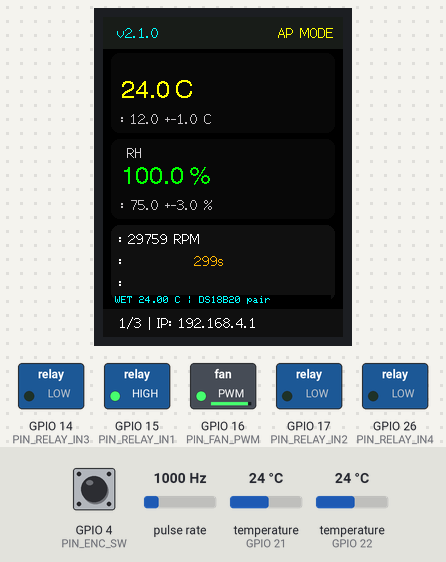
Bench run of a sketch on a simulated ESP32. Parts: 240×320 colour display, switched loads named in the sketch (green lamp = pin HIGH). Wiring (inferred from the names in the program): pulse sensor: data GPIO 27. The test bench sets the inputs (shaded band); at power-on: temperature (sensors on GPIO 21, GPIO 22) 24 °C, GPIO 4 (PIN_ENC_SW) HIGH, pulse rate 1000 Hz. WiFi joins after 1.5 s; servers stay silent unless stated; EEPROM starts erased; what the sketch prints to the serial monitor is not drawn.

Above: at 1.5 s.
1.6 s: temperature (sensor on GPIO 21) set to 23.1 °C
At 5.0 s:
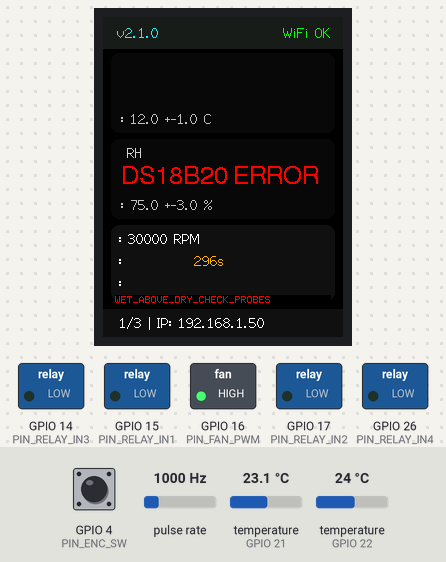
7.4 s: GPIO 4 (PIN_ENC_SW) pulled LOW for 0.15 s
At 9.0 s:
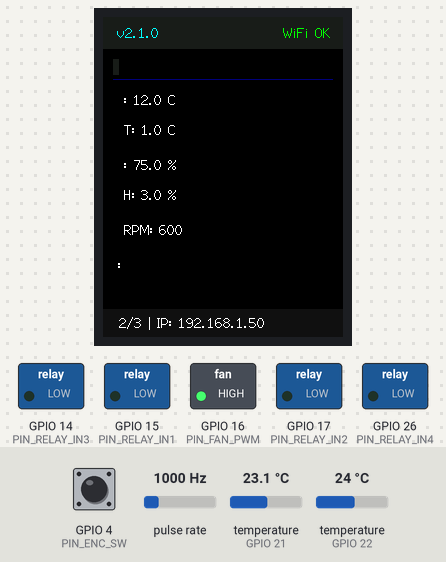
13.3 s: GPIO 4 (PIN_ENC_SW) pulled LOW for 1 s
At 15.1 s:
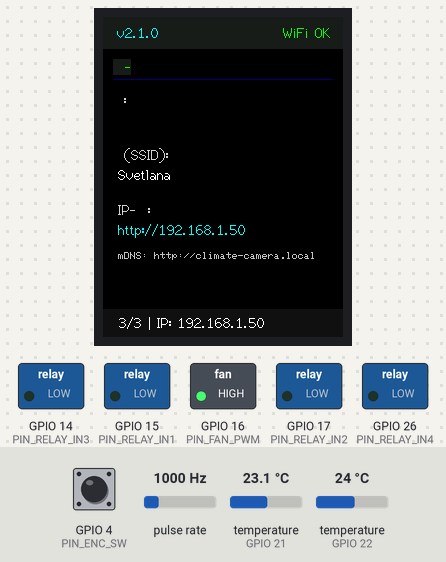
15.8 s: GPIO 4 (PIN_ENC_SW) pulled LOW for 0.15 s
20.8 s: temperature (sensor on GPIO 22) set to 23.3 °C
At 24.6 s:
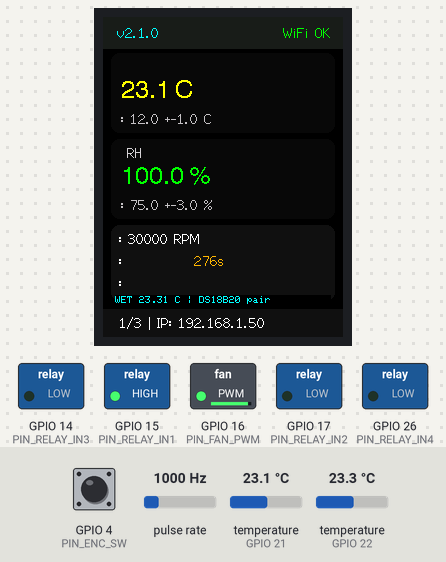
24.8 s: temperature (sensor on GPIO 21) set to 26.8 °C
At 27.0 s:
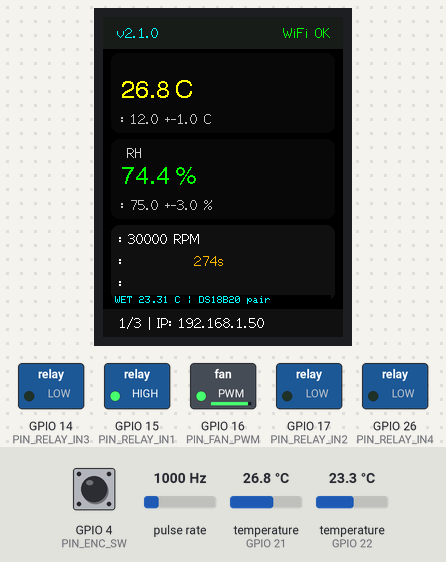
27.6 s: temperature (sensor on GPIO 21) set to 28 °C
At 30.5 s:
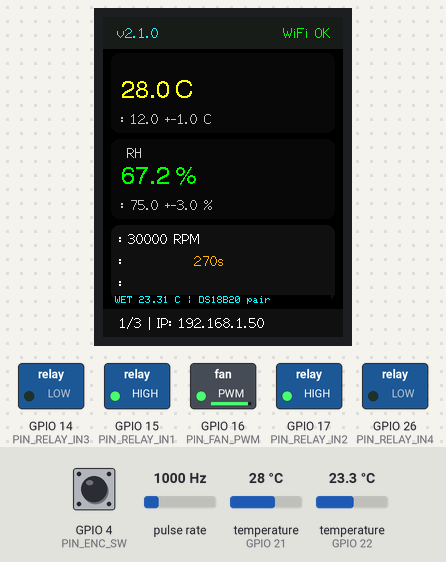
Timing chart, 0 to 32.0 s (numbered marks = the images above; inputs shaded):
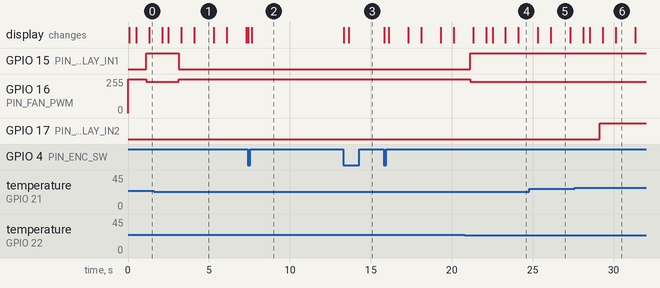

The sketch:

ClimateCamera_2_1_0_Psychrometer.ino
```cpp
/*
 * =========================================================================
 * Проект: ESP32-2,4TFT-WiFI-Climate-Camera
 * Версия: 2.1.0
 * Контроллер: ESP32 Dev Module (WROOM-32)
 * Дисплей: 2.4" TFT ILI9341 SPI (240x320), пин CS = GPIO 19
 * Датчики: психрометрическая пара DS18B20 (сухой GPIO21, влажный GPIO22)
 * Wi-Fi: Домашняя сеть Svetlana (Пароль: 89776381197) + AP ClimateCamera-AP
 * Среда: Arduino IDE 1.8.19 / 2.x
 * =========================================================================
 */

#include <esp_task_wdt.h>
#include "Config.h"
#include "ClimateEngine.h"
#include "DisplayUI.h"
#include "NetworkServer.h"

static ConfigManager cfgManager;
static ClimateEngine engine;
static DisplayUI     ui;
static NetworkServer netServer;

void setup() {
  Serial.begin(115200);
  Serial.println(F("\n[INIT] Запуск ESP32-2,4TFT-WiFI-Climate-Camera v" FW_VERSION));

  // 1. Аппаратный сторожевой таймер Task WDT на 8 секунд
  esp_task_wdt_init(WDT_TIMEOUT_SEC, true);
  esp_task_wdt_add(NULL);

  // 2. Инициализация энергонезависимой памяти настроек NVS
  cfgManager.begin();

  // 3. Запуск климатического ядра и дисплея 2.4" ILI9341
  engine.init(cfgManager.data);
  ui.init();

  // 4. Запуск сетевой службы на Core 0 (Wi-Fi, Web, OTA)
  netServer.begin(&cfgManager);

  Serial.println(F("[INIT] Система инициализирована и работает."));
}

void loop() {
  // Сброс сторожевого таймера WDT в основном цикле
  esp_task_wdt_reset();

  // Отложенная запись уставок в NVS Flash
  netServer.applyPendingSettings();
  cfgManager.update();

  // Работа климатического цикла на Core 1
  ClimateConfig controlCfg = cfgManager.data;
  if (netServer.isOtaActive()) controlCfg.enabled = false;
  engine.update(controlCfg);

  // Получение актуального IP адреса
  char ipStr[16];
  netServer.getIPString(ipStr, sizeof(ipStr));
  bool wifiOk = netServer.isConnected();

  // Передача снимка телеметрии сетевому веб-серверу
  WebTelemetry t{};
  t.currentTemp = engine.getTemp();
  t.currentHum  = engine.getHum();
  t.wetTemp     = engine.getWetTemp();
  t.relayFan    = engine.isFanOn();
  snprintf(t.sensorError, sizeof(t.sensorError), "%s", engine.getSensorError());
  t.dewPoint    = engine.getDewPoint();
  t.fanRPM      = engine.getFanRPM();
  t.relayCool   = engine.isCoolOn();
  t.relayHeat   = engine.isHeatOn();
  t.relayHumid  = engine.isHumidOn();
  t.relayDehumid= engine.isDehumidOn();
  t.compressorWaitSec = engine.getCompressorProtectionRemaining();
  t.sensorOk    = engine.isSensorValid();
  t.uptimeSec   = millis() / 1000;
  t.wifiConnected = wifiOk;
  strncpy(t.ipStr, ipStr, sizeof(t.ipStr));
  netServer.updateTelemetry(t, cfgManager.data);

  // Отрисовка дисплея ILI9341 240x320
  ui.update(engine, cfgManager.data, ipStr, wifiOk);

  yield();
}
```

ClimateEngine.cpp
```cpp
#include "ClimateEngine.h"
#include <cmath>

static Ds18b20Psychrometer sensor(PIN_DS_DRY, PIN_DS_WET);
static volatile uint32_t tachPulses = 0;

static void IRAM_ATTR onTachPulseISR() {
  tachPulses++;
}

void ClimateEngine::init(const ClimateConfig &cfg) {
  pinMode(PIN_RELAY_IN1, OUTPUT);
  pinMode(PIN_RELAY_IN2, OUTPUT);
  pinMode(PIN_RELAY_IN3, OUTPUT);
  pinMode(PIN_RELAY_IN4, OUTPUT);
  allRelaysOff();

  // PWM вентилятора 25 кГц
  ledcSetup(FAN_PWM_CH, FAN_PWM_FREQ, FAN_PWM_RES);
  ledcAttachPin(PIN_FAN_PWM, FAN_PWM_CH);
  ledcWrite(FAN_PWM_CH, 255); // Инверсный: 255 = 0% вращения

  // Тахометр
  pinMode(PIN_FAN_TACH, INPUT_PULLUP);
  attachInterrupt(digitalPinToInterrupt(PIN_FAN_TACH), onTachPulseISR, FALLING);

  // Два DS18B20: неблокирующая 12-bit конверсия на независимых шинах.
  sensor.begin();
  _sensorError = sensor.errorText();

  _fridgeChangedAt = millis();
  _humidCycleChangedAt = millis();
  _lastSensorPoll = millis() - SENSOR_PERIOD_MS;
}

void ClimateEngine::allRelaysOff() {
  setRelayFridge(false);
  setRelayHumid(false);
  setRelayFan(false);
  // Явно устанавливаем безопасные уровни даже до первого изменения флагов.
  digitalWrite(PIN_RELAY_IN1, RELAY_OFF);
  digitalWrite(PIN_RELAY_IN2, RELAY_OFF);
  digitalWrite(PIN_RELAY_IN3, RELAY_OFF);
  digitalWrite(PIN_RELAY_IN4, RELAY_OFF);
  _humidDemand = false;
  if (_humidCycleOn) {
    _humidCycleOn = false;
    _humidCycleChangedAt = millis();
  }
}

void ClimateEngine::setRelayFridge(bool state) {
  if (_relayFridge == state) return;
  digitalWrite(PIN_RELAY_IN4, state ? RELAY_ON : RELAY_OFF);
  _relayFridge = state;
  _fridgeChangedAt = millis();
}

void ClimateEngine::setRelayHumid(bool state) {
  if (_relayHumid == state) return;
  digitalWrite(PIN_RELAY_IN2, state ? RELAY_ON : RELAY_OFF);
  _relayHumid = state;
}

void ClimateEngine::setRelayFan(bool state) {
  if (_relayFan == state) return;
  digitalWrite(PIN_RELAY_IN1, state ? RELAY_ON : RELAY_OFF);
  _relayFan = state;
}

uint32_t ClimateEngine::getCompressorProtectionRemaining() const {
  if (_relayFridge) return 0;
  uint32_t elapsed = millis() - _fridgeChangedAt;
  if (elapsed < FRIDGE_MIN_OFF_MS) {
    return (FRIDGE_MIN_OFF_MS - elapsed + 999) / 1000;
  }
  return 0;
}

float ClimateEngine::getDewPoint() const {
  if (!_sensorValid) return 0.0f;
  float a = 17.27f;
  float b = 237.7f;
  float alpha = ((a * _curTemp) / (b + _curTemp)) + logf(_curHum / 100.0f);
  return (b * alpha) / (a - alpha);
}

void ClimateEngine::update(const ClimateConfig &cfg) {
  updateSensor(cfg);
  if (!cfg.enabled || !_sensorValid) {
    allRelaysOff();
    ledcWrite(FAN_PWM_CH, 255);
    return;
  }
  updateLogic(cfg);
  updateFan(cfg);
}

void ClimateEngine::updateSensor(const ClimateConfig &cfg) {
  const uint32_t now = millis();
  if (_sensorValid && uint32_t(now - _lastSensorGood) >= SENSOR_STALE_MS) {
    _sensorValid = false;
    _sensorError = "PAIR_DATA_STALE";
    _curTemp = _curHum = _wetTemp = NAN;
    allRelaysOff();
  }
  if (!sensor.isMeasuring() && uint32_t(now - _lastSensorPoll) >= SENSOR_PERIOD_MS) {
    _lastSensorPoll = now;
    if (!sensor.startMeasurement()) {
      _sensorValid = false;
      _sensorError = sensor.errorText();
      _curTemp = _curHum = _wetTemp = NAN;
      allRelaysOff();
    }
  }
  if (!sensor.measurementReady()) return;
  float dry, wet;
  if (!sensor.readMeasurement(dry, wet)) {
    _sensorValid = false;
    _sensorError = sensor.errorText();
    _curTemp = _curHum = _wetTemp = NAN;
    allRelaysOff();
    return;
  }
  // Поправки температур применяются ДО вычисления RH.
  dry += PSYCH_DRY_OFFSET_C + cfg.tempOffset;
  wet += PSYCH_WET_OFFSET_C;
  auto result = PsychrometricMath::calculate(dry, wet, PSYCH_PRESSURE_HPA,
                                            PSYCH_COEFFICIENT, PSYCH_PAIR_TOLERANCE_C);
  if (!result.ok || !std::isfinite(cfg.humOffset)) {
    _sensorValid = false;
    _sensorError = result.ok ? "INVALID_HUMIDITY_OFFSET" : PsychrometricMath::errorText(result.error);
    _curTemp = _curHum = _wetTemp = NAN;
    allRelaysOff();
    return;
  }
  _curTemp = dry;
  _wetTemp = wet;
  _curHum = constrain(result.humidity + cfg.humOffset, 0.0f, 100.0f);
  _sensorValid = true;
  _sensorError = "OK";
  _lastSensorGood = now;
}

void ClimateEngine::updateLogic(const ClimateConfig &cfg) {
  uint32_t now = millis();

  // 1. Управление компрессором (Холодильник IN4)
  if (_relayFridge) {
    if (now - _fridgeChangedAt >= COMPRESSOR_MAX_ON_MS) {
      setRelayFridge(false); // Защита: отсечка 40 минут
    } else if (_curTemp <= cfg.tempTarget && (now - _fridgeChangedAt >= COMPRESSOR_MIN_ON_MS)) {
      setRelayFridge(false);
    }
  } else {
    if (getCompressorProtectionRemaining() == 0 && (_curTemp > cfg.tempTarget + cfg.tempHyst)) {
      setRelayFridge(true);
    }
  }

  // 2. Управление увлажнителем (IN2): 20с работа / 120с пауза
  if (_curHum >= cfg.humTarget) {
    _humidDemand = false;
  } else if (_curHum < cfg.humTarget - cfg.humHyst) {
    _humidDemand = true;
  }

  if (!_humidDemand) {
    if (_relayHumid) setRelayHumid(false);
    _humidCycleOn = true;
    _humidCycleChangedAt = now;
  } else {
    if (_humidCycleOn) {
      if (now - _humidCycleChangedAt >= HUMID_WORK_MS) {
        setRelayHumid(false);
        _humidCycleOn = false;
        _humidCycleChangedAt = now;
      } else if (!_relayHumid) {
        setRelayHumid(true);
      }
    } else {
      if (now - _humidCycleChangedAt >= HUMID_PAUSE_MS) {
        _humidCycleOn = true;
        _humidCycleChangedAt = now;
        setRelayHumid(true);
      }
    }
  }
}

void ClimateEngine::updateFan(const ClimateConfig &cfg) {
  uint32_t now = millis();
  if (now - _lastFanCalc < 1000) return;

  uint32_t dt = now - _lastFanCalc;
  _lastFanCalc = now;

  noInterrupts();
  uint32_t p = tachPulses;
  tachPulses = 0;
  interrupts();

  _fanRPM = (uint16_t)((p / TACH_PULSES_PER_REV) * (60000UL / dt));

  // ПИ-регулятор оборотов вентилятора
  float err = (float)cfg.fanTargetRPM - (float)_fanRPM;
  _fanIntegral = constrain(_fanIntegral + err * (dt / 1000.0f) * cfg.pidKi, 0.0f, 255.0f);
  float out = (cfg.fanTargetRPM / 15.0f) + (err * cfg.pidKp) + _fanIntegral;
  _fanDuty = (uint8_t)constrain((int)out, 20, 255);

  // Инверсный ШИМ: 0 -> 255, 255 -> 0
  ledcWrite(FAN_PWM_CH, 255 - _fanDuty);
  setRelayFan(_fanDuty > 10);
}
```

ClimateEngine.h
```cpp
#pragma once
#include "Config.h"
#include "Ds18b20Psychrometer.h"
#include "PsychrometricMath.h"
#include <cmath>

class ClimateEngine {
public:
  void init(const ClimateConfig &cfg);
  void update(const ClimateConfig &cfg);

  float getTemp() const { return _curTemp; }
  float getHum() const { return _curHum; }
  float getWetTemp() const { return _wetTemp; }
  const char* getSensorError() const { return _sensorError; }
  float getDewPoint() const;
  uint16_t getFanRPM() const { return _fanRPM; }

  bool isCoolOn() const { return _relayFridge; }
  bool isHeatOn() const { return false; }
  bool isHumidOn() const { return _relayHumid; }
  bool isDehumidOn() const { return false; }
  bool isFanOn() const { return _relayFan; }
  bool isSensorValid() const { return _sensorValid; }
  uint32_t getCompressorProtectionRemaining() const;

  void allRelaysOff();

private:
  float _curTemp = NAN;
  float _curHum = NAN;
  float _wetTemp = NAN;
  const char* _sensorError = "WAITING_FOR_PAIR";
  bool  _sensorValid = false;

  bool _relayFridge = false;
  bool _relayHumid  = false;
  bool _relayFan    = false;

  uint32_t _fridgeChangedAt = 0;
  uint32_t _humidCycleChangedAt = 0;
  bool     _humidCycleOn = false;
  bool     _humidDemand = false;

  uint32_t _lastSensorPoll = 0;
  uint32_t _lastSensorGood = 0;

  uint16_t _fanRPM = 0;
  uint32_t _lastFanCalc = 0;
  float    _fanIntegral = 0.0f;
  uint8_t  _fanDuty = 0;

  void updateSensor(const ClimateConfig &cfg);
  void updateLogic(const ClimateConfig &cfg);
  void updateFan(const ClimateConfig &cfg);
  void setRelayFridge(bool state);
  void setRelayHumid(bool state);
  void setRelayFan(bool state);
};
```

DisplayUI.cpp
```cpp
#include "DisplayUI.h"

void DisplayUI::init() {
  _tft.init();
  _tft.setRotation(0); // 240 x 320
  _tft.fillScreen(TFT_BLACK);

  pinMode(PIN_ENC_A, INPUT_PULLUP);
  pinMode(PIN_ENC_B, INPUT_PULLUP);
  pinMode(PIN_ENC_SW, INPUT_PULLUP);
}

void DisplayUI::handleEncoder() {
  // Антидребезг без ожидания отпускания: кнопка не останавливает климатический цикл.
  static bool lastRaw = HIGH;
  static bool stable = HIGH;
  static uint32_t changedAt = 0;
  const bool raw = digitalRead(PIN_ENC_SW);
  const uint32_t now = millis();
  if (raw != lastRaw) { lastRaw = raw; changedAt = now; }
  if (raw != stable && uint32_t(now - changedAt) >= 40) {
    stable = raw;
    if (stable == LOW) {
      _page = (_page + 1) % 3;
      _tft.fillScreen(TFT_BLACK);
    }
  }
}

void DisplayUI::update(const ClimateEngine &engine, ClimateConfig &cfg, const char* ipStr, bool wifiOk) {
  handleEncoder();
  uint32_t now = millis();
  if (now - _lastRender < 400) return;
  _lastRender = now;

  drawScreen(engine, cfg, ipStr, wifiOk);
}

void DisplayUI::drawScreen(const ClimateEngine &engine, const ClimateConfig &cfg, const char* ipStr, bool wifiOk) {
  _tft.startWrite();

  // 1. Верхний колонтитул (0..32)
  _tft.fillRect(0, 0, 240, 32, 0x18E3);
  _tft.setTextColor(TFT_CYAN, 0x18E3);
  _tft.drawString("КЛИМАТ v" FW_VERSION, 8, 8, 2);

  if (wifiOk) {
    _tft.setTextColor(TFT_GREEN, 0x18E3);
    _tft.drawString("WiFi OK", 180, 8, 2);
  } else {
    _tft.setTextColor(TFT_YELLOW, 0x18E3);
    _tft.drawString("AP MODE", 175, 8, 2);
  }

  char buf[48];

  if (_page == 0) {
    // ================= ЭКРАН 0: ГЛАВНЫЙ МОНИТОР =================
    // Карточка ТЕМПЕРАТУРЫ (36..116)
    _tft.fillRoundRect(8, 36, 224, 80, 8, 0x0841);
    _tft.setTextColor(TFT_LIGHTGREY, 0x0841);
    _tft.drawString("ТЕМПЕРАТУРА", 18, 42, 2);

    if (engine.isSensorValid()) {
      _tft.setTextColor(TFT_YELLOW, 0x0841);
      snprintf(buf, sizeof(buf), "%.1f C", engine.getTemp());
      _tft.drawString(buf, 18, 62, 4);
    } else {
      _tft.setTextColor(TFT_RED, 0x0841);
      _tft.drawString("СБОЙ ДАТЧИКА", 18, 62, 4);
    }

    _tft.setTextColor(TFT_SILVER, 0x0841);
    snprintf(buf, sizeof(buf), "Цель: %.1f +-%.1f C", cfg.tempTarget, cfg.tempHyst);
    _tft.drawString(buf, 18, 94, 2);

    // Карточка ВЛАЖНОСТИ (122..202)
    _tft.fillRoundRect(8, 122, 224, 80, 8, 0x0841);
    _tft.setTextColor(TFT_LIGHTGREY, 0x0841);
    _tft.drawString("ВЛАЖНОСТЬ RH", 18, 128, 2);

    if (engine.isSensorValid()) {
      _tft.setTextColor(TFT_GREEN, 0x0841);
      snprintf(buf, sizeof(buf), "%.1f %%", engine.getHum());
      _tft.drawString(buf, 18, 148, 4);
    } else {
      _tft.setTextColor(TFT_RED, 0x0841);
      _tft.drawString("DS18B20 ERROR", 18, 148, 4);
    }

    _tft.setTextColor(TFT_SILVER, 0x0841);
    snprintf(buf, sizeof(buf), "Цель: %.1f +-%.1f %%", cfg.humTarget, cfg.humHyst);
    _tft.drawString(buf, 18, 180, 2);

    // Карточка ОБДУВА И СТАТУСОВ (208..280)
    _tft.fillRoundRect(8, 208, 224, 76, 8, 0x1082);
    _tft.setTextColor(TFT_WHITE, 0x1082);
    snprintf(buf, sizeof(buf), "ВЕНТИЛЯТОР: %u RPM", engine.getFanRPM());
    _tft.drawString(buf, 16, 214, 2);

    // Статус холодильника
    _tft.drawString("ХОЛОД:", 16, 236, 2);
    if (engine.isCoolOn()) {
      _tft.setTextColor(TFT_CYAN, 0x1082);
      _tft.drawString("РАБОТА ", 85, 236, 2);
    } else {
      uint32_t wait = engine.getCompressorProtectionRemaining();
      if (wait > 0) {
        _tft.setTextColor(TFT_ORANGE, 0x1082);
        snprintf(buf, sizeof(buf), "ПАУЗА %us", wait);
        _tft.drawString(buf, 85, 236, 2);
      } else {
        _tft.setTextColor(TFT_DARKGREY, 0x1082);
        _tft.drawString("ОТКЛ   ", 85, 236, 2);
      }
    }

    // Статус увлажнителя
    _tft.setTextColor(TFT_WHITE, 0x1082);
    _tft.drawString("УВЛАЖН:", 16, 258, 2);
    if (engine.isHumidOn()) {
      _tft.setTextColor(TFT_GREEN, 0x1082);
      _tft.drawString("АКТИВЕН", 90, 258, 2);
    } else {
      _tft.setTextColor(TFT_DARKGREY, 0x1082);
      _tft.drawString("ПАУЗА  ", 90, 258, 2);
    }
    _tft.fillRect(12, 278, 216, 14, TFT_BLACK);
    _tft.setTextColor(engine.isSensorValid() ? TFT_CYAN : TFT_RED, TFT_BLACK);
    if (engine.isSensorValid()) snprintf(buf, sizeof(buf), "WET %.2f C | DS18B20 pair", engine.getWetTemp());
    else snprintf(buf, sizeof(buf), "%.32s", engine.getSensorError());
    _tft.drawString(buf, 12, 279, 1);
  } else if (_page == 1) {
    // ================= ЭКРАН 1: УСТАВКИ =================
    _tft.drawString("НАСТРОЙКИ КЛИМАТА", 10, 42, 2);
    _tft.drawFastHLine(10, 62, 220, TFT_NAVY);

    _tft.setTextColor(TFT_WHITE, TFT_BLACK);
    snprintf(buf, sizeof(buf), "Целевая темп: %.1f C", cfg.tempTarget);
    _tft.drawString(buf, 15, 75, 2);
    snprintf(buf, sizeof(buf), "Гистерезис T: %.1f C", cfg.tempHyst);
    _tft.drawString(buf, 15, 105, 2);

    snprintf(buf, sizeof(buf), "Целевая влажн: %.1f %%", cfg.humTarget);
    _tft.drawString(buf, 15, 140, 2);
    snprintf(buf, sizeof(buf), "Гистерезис H: %.1f %%", cfg.humHyst);
    _tft.drawString(buf, 15, 170, 2);

    snprintf(buf, sizeof(buf), "Целевые RPM: %u", cfg.fanTargetRPM);
    _tft.drawString(buf, 15, 205, 2);

    snprintf(buf, sizeof(buf), "Регулирование: %s", cfg.enabled ? "ВКЛ" : "ОТКЛ");
    _tft.drawString(buf, 15, 240, 2);
  } else {
    // ================= ЭКРАН 2: СЕТЬ И IP =================
    _tft.drawString("СЕТЬ И ВЕБ-ИНТЕРФЕЙС", 10, 42, 2);
    _tft.drawFastHLine(10, 62, 220, TFT_NAVY);

    _tft.setTextColor(TFT_LIGHTGREY, TFT_BLACK);
    _tft.drawString("Статус подключения:", 15, 75, 2);
    _tft.setTextColor(wifiOk ? TFT_GREEN : TFT_YELLOW, TFT_BLACK);
    _tft.drawString(wifiOk ? "Подключено к роутеру" : "Режим точки доступа", 15, 95, 2);

    _tft.setTextColor(TFT_LIGHTGREY, TFT_BLACK);
    _tft.drawString("Сеть (SSID):", 15, 130, 2);
    _tft.setTextColor(TFT_WHITE, TFT_BLACK);
    _tft.drawString(wifiOk ? DEFAULT_WIFI_SSID : AP_FALLBACK_SSID, 15, 150, 2);

    _tft.setTextColor(TFT_LIGHTGREY, TFT_BLACK);
    _tft.drawString("IP-адрес в браузере:", 15, 185, 2);
    _tft.setTextColor(TFT_CYAN, TFT_BLACK);
    snprintf(buf, sizeof(buf), "http://%s", ipStr);
    _tft.drawString(buf, 15, 205, 2);

    _tft.setTextColor(TFT_SILVER, TFT_BLACK);
    _tft.drawString("mDNS: http://climate-camera.local", 15, 235, 1);
  }

  // Нижний колонтитул (288..320)
  _tft.fillRect(0, 292, 240, 28, 0x1082);
  _tft.setTextColor(TFT_WHITE, 0x1082);
  snprintf(buf, sizeof(buf), "Экран %u/3 | IP: %s", _page + 1, ipStr);
  _tft.drawString(buf, 10, 298, 2);

  _tft.endWrite();
}
```

DisplayUI.h
```cpp
#pragma once
#include <TFT_eSPI.h>
#include "Config.h"
#include "ClimateEngine.h"

class DisplayUI {
public:
  void init();
  void update(const ClimateEngine &engine, ClimateConfig &cfg, const char* ipStr, bool wifiOk);

private:
  TFT_eSPI _tft;
  uint8_t  _page = 0;
  uint32_t _lastRender = 0;

  void drawScreen(const ClimateEngine &engine, const ClimateConfig &cfg, const char* ipStr, bool wifiOk);
  void handleEncoder();
};
```

Source omitted: Ds18b20Psychrometer.cpp (5997 bytes), Ds18b20Psychrometer.h (1367 bytes), NetworkServer.h (16372 bytes), PsychrometricMath.h (2623 bytes), Config.h (5332 bytes)

Measured:
- the behaviour switches between 23.5 and 23.4 °C on temperature (sensor on GPIO 21) (found by bisection; images 0 and 1)
- the behaviour switches between 23.7 and 23.6 °C on temperature (sensor on GPIO 22) (found by bisection; images 3 and 4)
- the behaviour switches between 27.2 and 27.3 °C on temperature (sensor on GPIO 21) (found by bisection; images 5 and 6)
- after the input at 1.6 s, GPIO 15 (PIN_RELAY_IN1): HIGH → LOW after 1.5 s; GPIO 16 (PIN_FAN_PWM): 234/255 → 255/255 after 1.5 s; the display: first differs from a run without the input after 1.7 s (image 1 shows a later state)
- after the input at 7.4 s, the display: first changes at once (image 2 shows a later state)
- after the input at 13.3 s, the display: first changes at once (image 3 shows a later state)
- after the input at 20.8 s, GPIO 15 (PIN_RELAY_IN1): LOW → HIGH after 0.33 s; GPIO 16 (PIN_FAN_PWM): 255/255 → 234/255 after 0.33 s; the display: first changes after 0.52 s (image 4 shows a later state)
- after the input at 27.6 s, GPIO 17 (PIN_RELAY_IN2): LOW → HIGH after 1.5 s; the display: first differs from a run without the input after 1.7 s (image 6 shows a later state)
